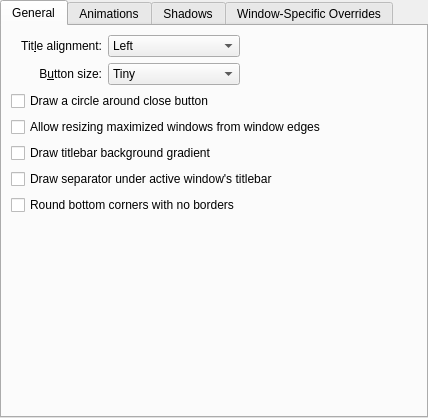
<?xml version="1.0" encoding="UTF-8"?>
<ui version="4.0">
 <class>DarklyConfigurationUI</class>
 <widget class="QWidget" name="DarklyConfigurationUI">
  <property name="geometry">
   <rect>
    <x>0</x>
    <y>0</y>
    <width>428</width>
    <height>418</height>
   </rect>
  </property>
  <layout class="QVBoxLayout" name="verticalLayout">
   <property name="margin" stdset="0">
    <number>0</number>
   </property>
   <item>
    <widget class="QTabWidget" name="tabWidget">
     <property name="currentIndex">
      <number>0</number>
     </property>
     <widget class="QWidget" name="tab">
      <attribute name="title">
       <string>General</string>
      </attribute>
      <layout class="QGridLayout" name="gridLayout_4">
       <item row="2" column="0" colspan="3">
        <widget class="QCheckBox" name="outlineCloseButton">
         <property name="text">
          <string>Draw a circle around close button</string>
         </property>
        </widget>
       </item>
       <item row="1" column="1">
        <widget class="QComboBox" name="buttonSize">
         <item>
          <property name="text">
           <string>Tiny</string>
          </property>
         </item>
         <item>
          <property name="text">
           <string comment="@item:inlistbox Button size:">Small</string>
          </property>
         </item>
         <item>
          <property name="text">
           <string comment="@item:inlistbox Button size:">Medium</string>
          </property>
         </item>
         <item>
          <property name="text">
           <string comment="@item:inlistbox Button size:">Large</string>
          </property>
         </item>
         <item>
          <property name="text">
           <string comment="@item:inlistbox Button size:">Very Large</string>
          </property>
         </item>
        </widget>
       </item>
       <item row="8" column="0" colspan="3">
        <spacer name="verticalSpacer">
         <property name="orientation">
          <enum>Qt::Orientation::Vertical</enum>
         </property>
         <property name="sizeHint" stdset="0">
          <size>
           <width>20</width>
           <height>40</height>
          </size>
         </property>
        </spacer>
       </item>
       <item row="0" column="2">
        <spacer name="horizontalSpacer">
         <property name="orientation">
          <enum>Qt::Orientation::Horizontal</enum>
         </property>
         <property name="sizeHint" stdset="0">
          <size>
           <width>40</width>
           <height>20</height>
          </size>
         </property>
        </spacer>
       </item>
       <item row="0" column="0">
        <widget class="QLabel" name="label_3">
         <property name="text">
          <string>Tit&amp;le alignment:</string>
         </property>
         <property name="alignment">
          <set>Qt::AlignmentFlag::AlignRight|Qt::AlignmentFlag::AlignTrailing|Qt::AlignmentFlag::AlignVCenter</set>
         </property>
         <property name="buddy">
          <cstring>titleAlignment</cstring>
         </property>
        </widget>
       </item>
       <item row="6" column="0" colspan="3">
        <widget class="QCheckBox" name="drawTitleBarSeparator">
         <property name="text">
          <string>Draw separator under active window's titlebar</string>
         </property>
        </widget>
       </item>
       <item row="1" column="0">
        <widget class="QLabel" name="label_4">
         <property name="text">
          <string>B&amp;utton size:</string>
         </property>
         <property name="alignment">
          <set>Qt::AlignmentFlag::AlignRight|Qt::AlignmentFlag::AlignTrailing|Qt::AlignmentFlag::AlignVCenter</set>
         </property>
         <property name="buddy">
          <cstring>buttonSize</cstring>
         </property>
        </widget>
       </item>
       <item row="4" column="0" colspan="3">
        <widget class="QCheckBox" name="drawBackgroundGradient">
         <property name="text">
          <string>Draw titlebar background gradient</string>
         </property>
        </widget>
       </item>
       <item row="3" column="0" colspan="3">
        <widget class="QCheckBox" name="drawBorderOnMaximizedWindows">
         <property name="text">
          <string>Allow resizing maximized windows from window edges</string>
         </property>
        </widget>
       </item>
       <item row="0" column="1">
        <widget class="QComboBox" name="titleAlignment">
         <item>
          <property name="text">
           <string>Left</string>
          </property>
         </item>
         <item>
          <property name="text">
           <string>Center</string>
          </property>
         </item>
         <item>
          <property name="text">
           <string>Center (Full Width)</string>
          </property>
         </item>
         <item>
          <property name="text">
           <string>Right</string>
          </property>
         </item>
        </widget>
       </item>
       <item row="7" column="0" colspan="2">
        <widget class="QCheckBox" name="roundedCorners">
         <property name="text">
          <string>Round bottom corners with no borders</string>
         </property>
        </widget>
       </item>
      </layout>
     </widget>
     <widget class="QWidget" name="tab_2">
      <attribute name="title">
       <string>Animations</string>
      </attribute>
      <layout class="QGridLayout" name="gridLayout_5">
       <item row="1" column="0">
        <widget class="QLabel" name="animationsDurationLabel">
         <property name="enabled">
          <bool>false</bool>
         </property>
         <property name="text">
          <string>Anima&amp;tions duration:</string>
         </property>
         <property name="alignment">
          <set>Qt::AlignmentFlag::AlignRight|Qt::AlignmentFlag::AlignTrailing|Qt::AlignmentFlag::AlignVCenter</set>
         </property>
         <property name="buddy">
          <cstring>animationsDuration</cstring>
         </property>
        </widget>
       </item>
       <item row="1" column="1">
        <widget class="QSpinBox" name="animationsDuration">
         <property name="enabled">
          <bool>false</bool>
         </property>
         <property name="suffix">
          <string> ms</string>
         </property>
         <property name="maximum">
          <number>500</number>
         </property>
        </widget>
       </item>
       <item row="1" column="2">
        <spacer name="horizontalSpacer_4">
         <property name="orientation">
          <enum>Qt::Orientation::Horizontal</enum>
         </property>
         <property name="sizeHint" stdset="0">
          <size>
           <width>40</width>
           <height>20</height>
          </size>
         </property>
        </spacer>
       </item>
       <item row="0" column="0" colspan="3">
        <widget class="QCheckBox" name="animationsEnabled">
         <property name="text">
          <string>Enable animations</string>
         </property>
        </widget>
       </item>
       <item row="2" column="0" colspan="3">
        <spacer name="verticalSpacer_2">
         <property name="orientation">
          <enum>Qt::Orientation::Vertical</enum>
         </property>
         <property name="sizeHint" stdset="0">
          <size>
           <width>20</width>
           <height>40</height>
          </size>
         </property>
        </spacer>
       </item>
      </layout>
     </widget>
     <widget class="QWidget" name="tab_4">
      <attribute name="title">
       <string>Shadows</string>
      </attribute>
      <layout class="QGridLayout" name="gridLayout">
       <item row="0" column="1">
        <widget class="QLabel" name="label">
         <property name="text">
          <string>Si&amp;ze:</string>
         </property>
         <property name="buddy">
          <cstring>shadowSize</cstring>
         </property>
        </widget>
       </item>
       <item row="2" column="2">
        <widget class="KColorButton" name="shadowColor"/>
       </item>
       <item row="1" column="3">
        <spacer name="horizontalSpacer_5">
         <property name="orientation">
          <enum>Qt::Orientation::Horizontal</enum>
         </property>
         <property name="sizeHint" stdset="0">
          <size>
           <width>40</width>
           <height>20</height>
          </size>
         </property>
        </spacer>
       </item>
       <item row="0" column="2">
        <widget class="QComboBox" name="shadowSize">
         <item>
          <property name="text">
           <string comment="@item:inlistbox Button size:">None</string>
          </property>
         </item>
         <item>
          <property name="text">
           <string comment="@item:inlistbox Button size:">Small</string>
          </property>
         </item>
         <item>
          <property name="text">
           <string comment="@item:inlistbox Button size:">Medium</string>
          </property>
         </item>
         <item>
          <property name="text">
           <string comment="@item:inlistbox Button size:">Large</string>
          </property>
         </item>
         <item>
          <property name="text">
           <string comment="@item:inlistbox Button size:">Very Large</string>
          </property>
         </item>
        </widget>
       </item>
       <item row="2" column="1">
        <widget class="QLabel" name="label_5">
         <property name="text">
          <string>Color:</string>
         </property>
        </widget>
       </item>
       <item row="1" column="1">
        <widget class="QLabel" name="label_2">
         <property name="text">
          <string comment="strength of the shadow (from transparent to opaque)">S&amp;trength:</string>
         </property>
         <property name="buddy">
          <cstring>shadowStrength</cstring>
         </property>
        </widget>
       </item>
       <item row="1" column="2">
        <widget class="QSpinBox" name="shadowStrength">
         <property name="suffix">
          <string>%</string>
         </property>
         <property name="minimum">
          <number>10</number>
         </property>
         <property name="maximum">
          <number>100</number>
         </property>
        </widget>
       </item>
       <item row="4" column="0" colspan="4">
        <spacer name="verticalSpacer_3">
         <property name="orientation">
          <enum>Qt::Orientation::Vertical</enum>
         </property>
         <property name="sizeHint" stdset="0">
          <size>
           <width>20</width>
           <height>40</height>
          </size>
         </property>
        </spacer>
       </item>
      </layout>
     </widget>
     <widget class="QWidget" name="tab_3">
      <attribute name="title">
       <string>Window-Specific Overrides</string>
      </attribute>
      <layout class="QVBoxLayout" name="verticalLayout_3">
       <item>
        <widget class="Darkly::ExceptionListWidget" name="exceptions" native="true">
         <property name="sizePolicy">
          <sizepolicy hsizetype="Preferred" vsizetype="Expanding">
           <horstretch>0</horstretch>
           <verstretch>0</verstretch>
          </sizepolicy>
         </property>
        </widget>
       </item>
      </layout>
     </widget>
    </widget>
   </item>
  </layout>
 </widget>
 <customwidgets>
  <customwidget>
   <class>KColorButton</class>
   <extends>QPushButton</extends>
   <header>kcolorbutton.h</header>
  </customwidget>
  <customwidget>
   <class>Darkly::ExceptionListWidget</class>
   <extends>QWidget</extends>
   <header>config/darklyexceptionlistwidget.h</header>
   <container>1</container>
  </customwidget>
 </customwidgets>
 <tabstops>
  <tabstop>tabWidget</tabstop>
  <tabstop>titleAlignment</tabstop>
  <tabstop>buttonSize</tabstop>
  <tabstop>outlineCloseButton</tabstop>
  <tabstop>drawBorderOnMaximizedWindows</tabstop>
  <tabstop>drawBackgroundGradient</tabstop>
  <tabstop>drawTitleBarSeparator</tabstop>
  <tabstop>animationsEnabled</tabstop>
  <tabstop>animationsDuration</tabstop>
 </tabstops>
 <resources/>
 <connections>
  <connection>
   <sender>animationsEnabled</sender>
   <signal>toggled(bool)</signal>
   <receiver>animationsDurationLabel</receiver>
   <slot>setEnabled(bool)</slot>
   <hints>
    <hint type="sourcelabel">
     <x>34</x>
     <y>194</y>
    </hint>
    <hint type="destinationlabel">
     <x>84</x>
     <y>221</y>
    </hint>
   </hints>
  </connection>
  <connection>
   <sender>animationsEnabled</sender>
   <signal>toggled(bool)</signal>
   <receiver>animationsDuration</receiver>
   <slot>setEnabled(bool)</slot>
   <hints>
    <hint type="sourcelabel">
     <x>108</x>
     <y>194</y>
    </hint>
    <hint type="destinationlabel">
     <x>141</x>
     <y>229</y>
    </hint>
   </hints>
  </connection>
 </connections>
</ui>
